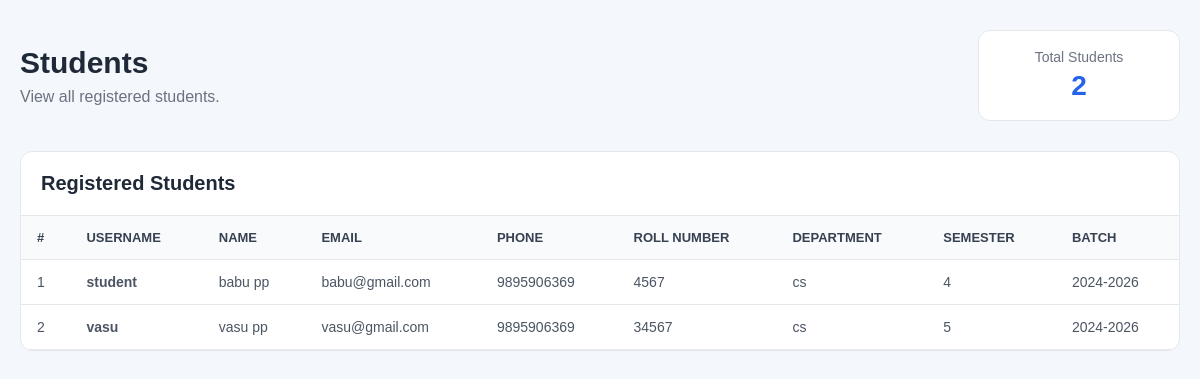
/coordinator/students/ (signed in), run on an earlier commit of the app's database.
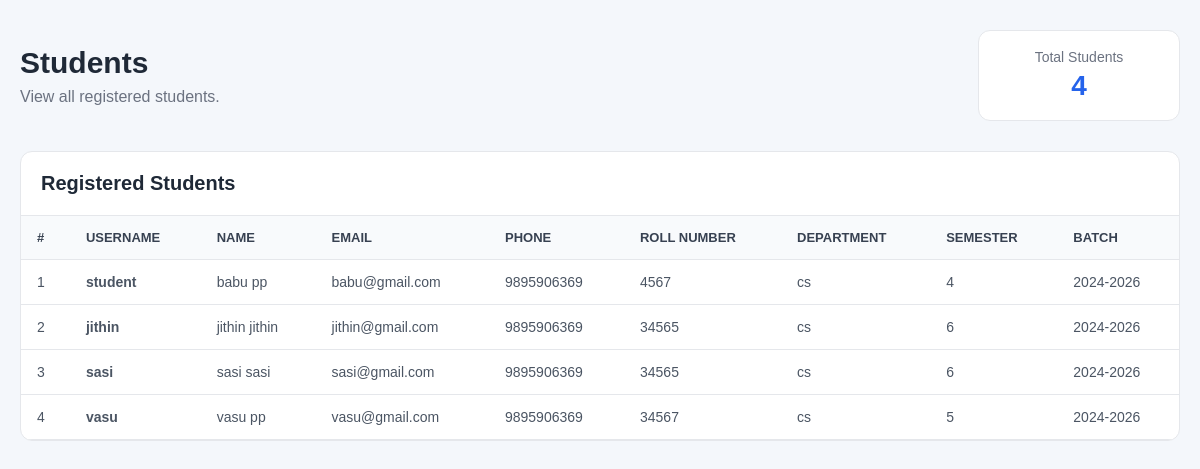
And on a later commit of the database.
### accounts/models.py (models this page shows, shortened)
class User(AbstractUser):
    ROLE_CHOICES = [
        ("STUDENT", "Student"),
        ("COORDINATOR", "Coordinator"),
        ("EXPERT", "Domain Expert"),
        ("GUIDE", "Guide"),
        ("PANEL", "Panel Member"),
    ]
    role = models.CharField(
        max_length=20,
        choices=ROLE_CHOICES,
        default="STUDENT"
    )
    phone = models.CharField(
        max_length=15,
        blank=True,
        null=True
    )
    roll_number = models.CharField(
        max_length=50,
        blank=True,
        null=True
    )
    department = models.CharField(
        max_length=100,
        blank=True,
        null=True
    )
    semester = models.CharField(
        max_length=20,
        blank=True,
        null=True
    )
    batch = models.CharField(
        max_length=20,
        blank=True,
        null=True
    )

### coordinator/views.py (the view, shortened to what this page needs)
    @login_required
    def wrapper(request, *args, **kwargs):
        if request.user.is_superuser:
            return view_func(request, *args, **kwargs)

### coordinator/views.py (called while the page is built, shortened)
def coordinator_required(view_func):
    @login_required
    def wrapper(request, *args, **kwargs):
        if request.user.is_superuser:
            return view_func(request, *args, **kwargs)
    return wrapper

@coordinator_required
def students(request):
    students = User.objects.filter(
        role="STUDENT",
        is_superuser=False
    ).order_by(
        "first_name",
        "last_name",
        "username"
    )
    total_students = students.count()
    return render(
        request,
        "coordinator/students.html",
        {
            "students": students,
            "total_students": total_students,
        }
    )

### templates/coordinator/students.html (shortened to what this page needs)
{% extends "base.html" %}
{% block content %}
<div class="page-container">
    <div class="page-header">
        <div>
            <h1>Students</h1>
            <p>View all registered students.</p>
        </div>
        <div class="total-card">
            <span>Total Students</span>
            <strong>{{ total_students }}</strong>
        </div>
    </div>
    {% if students %}
    <div class="table-card">
        <div class="table-header">
            <h2>Registered Students</h2>
        </div>
        <div class="table-wrapper">
            <table>
                <thead>
                    <tr>
                        <th>#</th>
                        <th>Username</th>
                        <th>Name</th>
                        <th>Email</th>
                        <th>Phone</th>
                        <th>Roll Number</th>
                        <th>Department</th>
                        <th>Semester</th>
                        <th>Batch</th>
                    </tr>
                </thead>
                <tbody>
                    {% for student in students %}
                    <tr>
                        <td>{{ forloop.counter }}</td>
                        <td>
                            <strong>{{ student.username }}</strong>
                        </td>
                        <td>
                            {% if student.get_full_name %}
                                {{ student.get_full_name }}
                            {% else %}
                                —
                            {% endif %}
                        </td>
                        <td>
                            {{ student.email|default:"—" }}
                        </td>
                        <td>
                            {{ student.phone|default:"—" }}
                        </td>
                        <td>
                            {{ student.roll_number|default:"—" }}
                        </td>
                        <td>
                            {{ student.department|default:"—" }}
                        </td>
                        <td>
                            {{ student.semester|default:"—" }}
                        </td>
                        <td>
                            {{ student.batch|default:"—" }}
                        </td>
                    </tr>
                    {% endfor %}
                </tbody>
            </table>
        </div>
    </div>
    {% else %}
    <div class="empty-card">
        <h2>No Students Found</h2>
        <p>No students have registered yet.</p>
    </div>
    {% endif %}
</div>
{% endblock %}

### templates/base.html (shortened to what this page needs)
{% load static %}
<!DOCTYPE html>
<html lang="en">
<head>
    <link
        rel="stylesheet"
        href="{% static 'css/style.css' %}"
    >
</head>
<body>
    <main class="main-content">
        {% block content %}
        {% endblock %}
    </main>
</body>
</html>

### static/css/style.css (style rules this page uses)
body { margin: 0; font-family: Arial, Helvetica, sans-serif; background: #f4f7fb; color: #1f2937; }
.main-content { min-height: 100vh; }

### templates/coordinator/students.html (style rules this page uses)
.page-container { max-width: 1200px; margin: 0 auto; padding: 30px 20px; }
.page-header { display: flex; justify-content: space-between; align-items: center; gap: 20px; margin-bottom: 30px; }
.page-header h1 { margin: 0 0 8px; font-size: 30px; }
.page-header p { margin: 0; color: #6b7280; }
.total-card { background: #ffffff; border: 1px solid #e5e7eb; border-radius: 12px; padding: 18px 25px; min-width: 150px; text-align: center; }
.total-card span { display: block; color: #6b7280; font-size: 14px; margin-bottom: 5px; }
.total-card strong { font-size: 28px; color: #2563eb; }
.table-card { background: #ffffff; border: 1px solid #e5e7eb; border-radius: 12px; overflow: hidden; }
.table-header { padding: 20px; border-bottom: 1px solid #e5e7eb; }
.table-header h2 { margin: 0; font-size: 20px; }
.table-wrapper { width: 100%; overflow-x: auto; }
table { width: 100%; border-collapse: collapse; min-width: 950px; }
thead { background: #f8fafc; }
th, td { padding: 14px 16px; text-align: left; border-bottom: 1px solid #e5e7eb; white-space: nowrap; }
th { font-size: 13px; color: #374151; text-transform: uppercase; }
td { font-size: 14px; color: #4b5563; }

What changed in the data, as far as the page shows it:
added User: username "jithin", get_full_name "jithin jithin", email "jithin@gmail.com", phone "9895906369", roll_number "34565", department "cs", semester "6", batch "2024-2026"
added User: username "sasi", get_full_name "sasi sasi", email "sasi@gmail.com", phone "9895906369", roll_number "34565", department "cs", semester "6", batch "2024-2026"
Also different on the page:
{{ total_students }}: "2" → "4"
